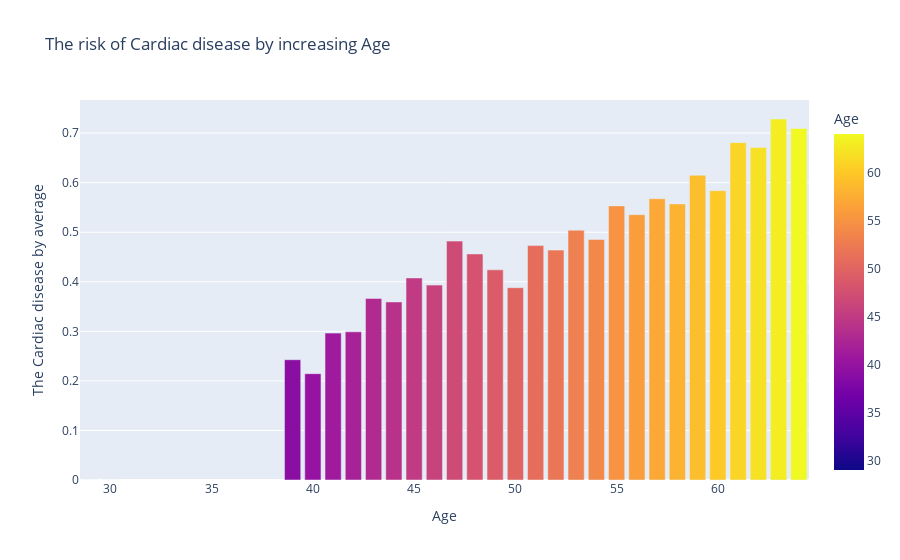

The notebook cell saved with this chart:
### Code cell
age_cardio = pd.DataFrame({
    'The Cardiac disease by average' : heart.groupby('age')['cardio'].mean(numeric_only=True),
    'Age' : sorted(heart['age'].unique())
})
px.bar(age_cardio, 'Age', 'The Cardiac disease by average', color='Age',
       title='The risk of Cardiac disease by increasing Age')

### Figure 1 — Plotly figure (JSON) as saved in the notebook; plotly's stock layout.template omitted (floating-point values rounded to 4 significant figures)
{"data": [{"alignmentgroup": "True", "hovertemplate": "Age=%{marker.color}<br>The Cardiac disease by average=%{y}<extra></extra>", "legendgroup": "", "marker": {"color": [29, 30, 39, 40, 41, 42, 43, 44, 45, 46, 47, 48, 49, 50, 51, 52, 53, 54, 55, 56, 57, 58, 59, 60, 61, 62, 63, 64], "coloraxis": "coloraxis", "pattern": {"shape": ""}}, "name": "", "offsetgroup": "", "orientation": "v", "showlegend": false, "textposition": "auto", "type": "bar", "x": [29, 30, 39, 40, 41, 42, 43, 44, 45, 46, 47, 48, 49, 50, 51, 52, 53, 54, 55, 56, 57, 58, 59, 60, 61, 62, 63, 64], "xaxis": "x", "y": [0, 0, 0.2427, 0.2145, 0.2964, 0.299, 0.3663, 0.3593, 0.4078, 0.3932, 0.482, 0.4561, 0.4241, 0.3881, 0.473, 0.4639, 0.5041, 0.4854, 0.5531, 0.5353, 0.5676, 0.5571, 0.6149, 0.5837, 0.6807, 0.6708, 0.7284, 0.7092], "yaxis": "y"}], "layout": {"barmode": "relative", "coloraxis": {"colorbar": {"title": {"text": "Age"}}, "colorscale": [[0, "#0d0887"], [0.1111, "#46039f"], [0.2222, "#7201a8"], [0.3333, "#9c179e"], [0.4444, "#bd3786"], [0.5556, "#d8576b"], [0.6667, "#ed7953"], [0.7778, "#fb9f3a"], [0.8889, "#fdca26"], [1, "#f0f921"]]}, "legend": {"tracegroupgap": 0}, "title": {"text": "The risk of Cardiac disease by increasing Age"}, "xaxis": {"anchor": "y", "domain": [0, 1], "title": {"text": "Age"}}, "yaxis": {"anchor": "x", "domain": [0, 1], "title": {"text": "The Cardiac disease by average"}}}}
